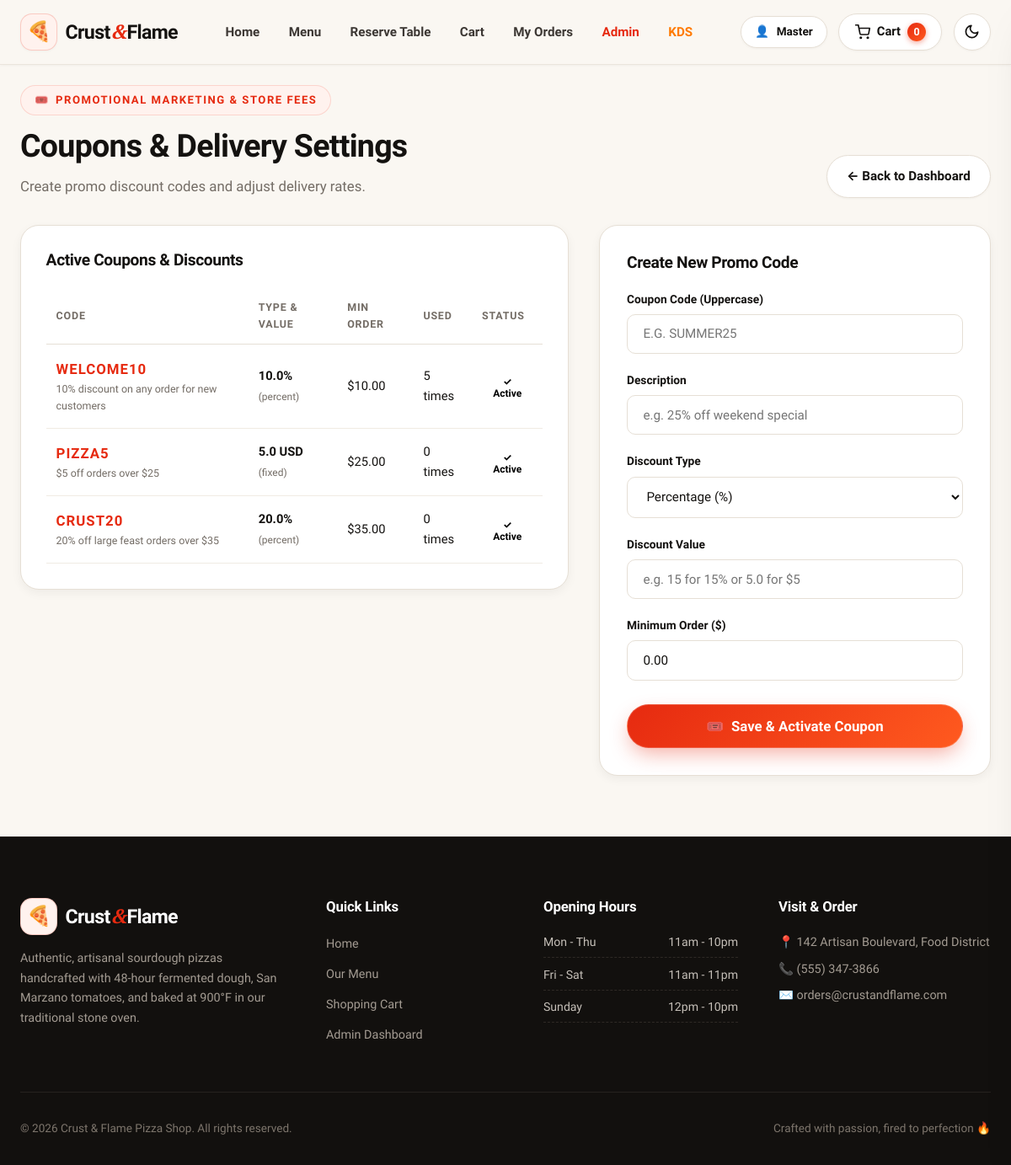
The page /admin/coupons (signed in) on the database its author committed.
### app/models/user.py (models this page shows, shortened)
class User(Base):
    __tablename__ = "users"
    id = Column(Integer, primary_key=True, index=True)
    email = Column(String(120), unique=True, index=True, nullable=False)
    hashed_password = Column(String(255), nullable=False)
    full_name = Column(String(100), nullable=False)
    phone = Column(String(30), nullable=True)
    address = Column(String(255), nullable=True)
    role = Column(String(20), default="customer", nullable=False)  # 'customer', 'staff', 'admin'
    loyalty_points = Column(Integer, default=100, nullable=False)
    is_active = Column(Boolean, default=True, nullable=False)
    created_at = Column(DateTime, default=datetime.utcnow)
    orders = relationship("Order", back_populates="user", cascade="all, delete-orphan")
    reviews = relationship("Review", back_populates="user", cascade="all, delete-orphan")
    reservations = relationship("Reservation", back_populates="user", cascade="all, delete-orphan")

### app/models/coupon.py (models this page shows, shortened)
class Coupon(Base):
    __tablename__ = "coupons"
    id = Column(Integer, primary_key=True, index=True)
    code = Column(String(50), unique=True, index=True, nullable=False)
    description = Column(String(200), default="")
    discount_type = Column(String(20), default="percent")  # 'percent' or 'fixed'
    discount_value = Column(Float, nullable=False)  # e.g., 15 for 15% or 5.0 for $5 off
    min_order_amount = Column(Float, default=0.0)
    max_discount = Column(Float, nullable=True)  # cap for percent discounts
    usage_limit = Column(Integer, default=1000)
    times_used = Column(Integer, default=0)
    is_active = Column(Boolean, default=True)
    valid_until = Column(DateTime, nullable=True)
    created_at = Column(DateTime, default=datetime.utcnow)

### app/routers/admin.py (the view)
@router.get("/coupons", response_class=HTMLResponse)
def admin_coupons(
    request: Request,
    current_user: User = Depends(require_role(["admin"])),
    db: Session = Depends(get_db)
):
    coupons = db.query(Coupon).all()
    settings_list = db.query(RestaurantSetting).all()
    return templates.TemplateResponse(
        "admin/coupons.html",
        {"request": request, "user": current_user, "coupons": coupons, "settings": settings_list}
    )

### app/templates/admin/coupons.html (shortened to what this page needs)
{% extends "base.html" %}
{% block content %}
<div class="admin-header">
  <div>
    <div class="section-tag">
      <span>🎟️</span> Promotional Marketing & Store Fees
    </div>
    <h1 class="section-title">Coupons & Delivery Settings</h1>
    <p class="section-subtitle">
      Create promo discount codes and adjust delivery rates.
    </p>
  </div>
  <div style="display: flex; gap: 0.75rem;">
    <a href="/admin" class="btn btn-secondary">&larr; Back to Dashboard</a>
  </div>
</div>
<div class="cart-layout">
  <div class="admin-card">
    <h3 style="font-size: 1.2rem; margin-bottom: 1.25rem;">Active Coupons & Discounts</h3>
    <div class="table-responsive">
      <table class="admin-table">
        <thead>
          <tr>
            <th>Code</th>
            <th>Type & Value</th>
            <th>Min Order</th>
            <th>Used</th>
            <th>Status</th>
          </tr>
        </thead>
        <tbody>
          {% for cp in coupons %}
            <tr>
              <td>
                <strong style="color: var(--primary); font-size: 1.05rem; letter-spacing: 1px;">{{ cp.code }}</strong>
                <div style="font-size: 0.78rem; color: var(--text-muted);">{{ cp.description }}</div>
              </td>
              <td>
                <strong>
                  {{ cp.discount_value }}{{ '%' if cp.discount_type == 'percent' else ' USD' }}
                </strong>
                <span style="font-size: 0.75rem; color: var(--text-muted);">({{ cp.discount_type }})</span>
              </td>
              <td>${{ '%.2f'|format(cp.min_order_amount) }}</td>
              <td>{{ cp.times_used }} times</td>
              <td>
                <form method="post" action="/admin/coupons/toggle/{{ cp.id }}">
                  <button type="submit" class="btn btn-sm {{ 'btn-success' if cp.is_active else 'btn-secondary' }}" style="padding: 2px 8px; font-size: 0.75rem;">
                    {{ '✓ Active' if cp.is_active else '✕ Inactive' }}
                  </button>
                </form>
              </td>
            </tr>
          {% else %}
            <tr><td colspan="5" style="text-align: center; color: var(--text-muted); padding: 2rem;">No coupons found.</td></tr>
          {% endfor %}
        </tbody>
      </table>
    </div>
  </div>
  <div class="checkout-card">
    <h3 style="font-size: 1.2rem; margin-bottom: 1.25rem;">Create New Promo Code</h3>
    <form method="post" action="/admin/coupons/new">
      <div class="form-group">
        <label class="form-label">Coupon Code (Uppercase)</label>
        <input name="code" class="form-control" placeholder="e.g. SUMMER25" style="text-transform: uppercase;" required />
      </div>
      <div class="form-group">
        <label class="form-label">Description</label>
        <input name="description" class="form-control" placeholder="e.g. 25% off weekend special" />
      </div>
      <div class="form-group">
        <label class="form-label">Discount Type</label>
        <select name="discount_type" class="form-control">
          <option value="percent">Percentage (%)</option>
        </select>
      </div>
      <div class="form-group">
        <label class="form-label">Discount Value</label>
        <input type="number" step="0.1" name="discount_value" class="form-control" placeholder="e.g. 15 for 15% or 5.0 for $5" required />
      </div>
      <div class="form-group">
        <label class="form-label">Minimum Order ($)</label>
        <input type="number" step="0.01" name="min_order_amount" value="0.00" class="form-control" />
      </div>
      <button type="submit" class="btn btn-primary btn-lg" style="width: 100%; margin-top: 0.5rem;">
        <span>🎟️</span> Save & Activate Coupon
      </button>
    </form>
  </div>
</div>
{% endblock %}

### app/templates/base.html (shortened to what this page needs)
<!DOCTYPE html>
<html lang="en">
  <head>
    <link rel="stylesheet" href="/static/css/main.css" />
  </head>
  <body>
    <div class="site-wrapper">
      <header class="site-header">
        <div class="container">
          <nav class="navbar">
            <a class="brand" href="/" title="Crust & Flame Pizza Shop">
              <span class="brand-icon">🍕</span>
              <span>Crust<span class="brand-highlight">&</span>Flame</span>
            </a>
            <ul class="nav-links">
              <li><a class="nav-link" href="/">Home</a></li>
              <li><a class="nav-link" href="/#menu">Menu</a></li>
              <li><a class="nav-link" href="/reserve">Reserve Table</a></li>
              <li><a class="nav-link" href="/cart">Cart</a></li>
              {% if user or (request.state.user is defined and request.state.user) %}
                {% set u = user or request.state.user %}
                <li><a class="nav-link" href="/profile">My Orders</a></li>
                {% if u.is_staff() %}
                  <li><a class="nav-link" href="/admin" style="color: var(--primary); font-weight: 700;">Admin</a></li>
                  <li><a class="nav-link" href="/admin/kds" style="color: var(--accent); font-weight: 700;" target="_blank">KDS</a></li>
                {% endif %}
              {% endif %}
            </ul>
            <div class="nav-actions">
              {% if user or (request.state.user is defined and request.state.user) %}
                {% set u = user or request.state.user %}
                <a href="/profile" class="btn btn-sm btn-secondary" title="View Profile">
                  <span>👤</span> <span>{{ u.full_name.split(' ')[0] }}</span>
                </a>
              {% else %}
                <a href="/auth/login" class="btn btn-sm btn-secondary" title="Sign In">
                  <span>🔐</span> <span>Sign In</span>
                </a>
              {% endif %}
              <a class="cart-btn" href="/cart" id="header-cart-btn" title="View Cart">
                <svg width="18" height="18" viewBox="0 0 24 24" fill="none" stroke="currentColor" stroke-width="2.2" stroke-linecap="round" stroke-linejoin="round">
                  <circle cx="9" cy="21" r="1"></circle>
                  <circle cx="20" cy="21" r="1"></circle>
                  <path d="M1 1h4l2.68 13.39a2 2 0 0 0 2 1.61h9.72a2 2 0 0 0 2-1.61L23 6H6"></path>
                </svg>
                <span>Cart</span>
                <span class="cart-badge" id="cart-count">0</span>
              </a>
              <button
                class="theme-toggle-btn"
                id="theme-toggle"
                aria-label="Toggle dark / light theme"
                title="Switch to Dark Mode"
                type="button"
              >
                <span class="theme-icon moon-icon" aria-hidden="true">
                  <svg width="19" height="19" viewBox="0 0 24 24" fill="none" stroke="currentColor" stroke-width="2.2" stroke-linecap="round" stroke-linejoin="round">
                    <path d="M21 12.79A9 9 0 1 1 11.21 3 7 7 0 0 0 21 12.79z"></path>
                  </svg>
                </span>
              </button>
            </div>
          </nav>
        </div>
      </header>
      <main class="main-content">
        <div class="container">
          {% block content %}{% endblock %}
        </div>
      </main>
      <footer class="site-footer">
        <div class="container">
          <div class="footer-grid">
            <div class="footer-col">
              <a class="brand" href="/" style="color: #fff; margin-bottom: 1rem;">
                <span class="brand-icon">🍕</span>
                <span>Crust<span class="brand-highlight">&</span>Flame</span>
              </a>
              <p>
                Authentic, artisanal sourdough pizzas handcrafted with 48-hour fermented dough,
                San Marzano tomatoes, and baked at 900°F in our traditional stone oven.
              </p>
            </div>
            <div class="footer-col">
              <h4>Quick Links</h4>
              <ul class="footer-links">
                <li><a href="/">Home</a></li>
                <li><a href="/#menu">Our Menu</a></li>
                <li><a href="/cart">Shopping Cart</a></li>
                <li><a href="/admin/pizzas">Admin Dashboard</a></li>
              </ul>
            </div>
            <div class="footer-col">
              <h4>Opening Hours</h4>
              <ul class="footer-hours-list">
                <li><span>Mon - Thu</span> <span>11am - 10pm</span></li>
                <li><span>Fri - Sat</span> <span>11am - 11pm</span></li>
                <li><span>Sunday</span> <span>12pm - 10pm</span></li>
              </ul>
            </div>
            <div class="footer-col">
              <h4>Visit & Order</h4>
              <p>📍 142 Artisan Boulevard, Food District</p>
              <p style="margin-top: 0.5rem;">📞 (555) 347-3866</p>
              <p style="margin-top: 0.5rem;">✉️ orders@crustandflame.com</p>
            </div>
          </div>
          <div class="footer-bottom">
            <p>&copy; 2026 Crust & Flame Pizza Shop. All rights reserved.</p>
            <p>Crafted with passion, fired to perfection 🔥</p>
          </div>
        </div>
      </footer>
    </div>
  </body>
</html>

### rows shown on the page
User: full_name "Master"
Coupon: code "WELCOME10", description "10% discount on any order for new customers", discount_value "10.0", discount_type "%", discount_type "percent", min_order_amount "10.00", times_used "5", is_active "✓ Active"
Coupon: code "PIZZA5", description "$5 off orders over $25", discount_value "5.0", discount_type "USD", discount_type "fixed", min_order_amount "25.00", times_used "0", is_active "✓ Active"
Coupon: code "CRUST20", description "20% off large feast orders over $35", discount_value "20.0", discount_type "%", discount_type "percent", min_order_amount "35.00", times_used "0", is_active "✓ Active"
